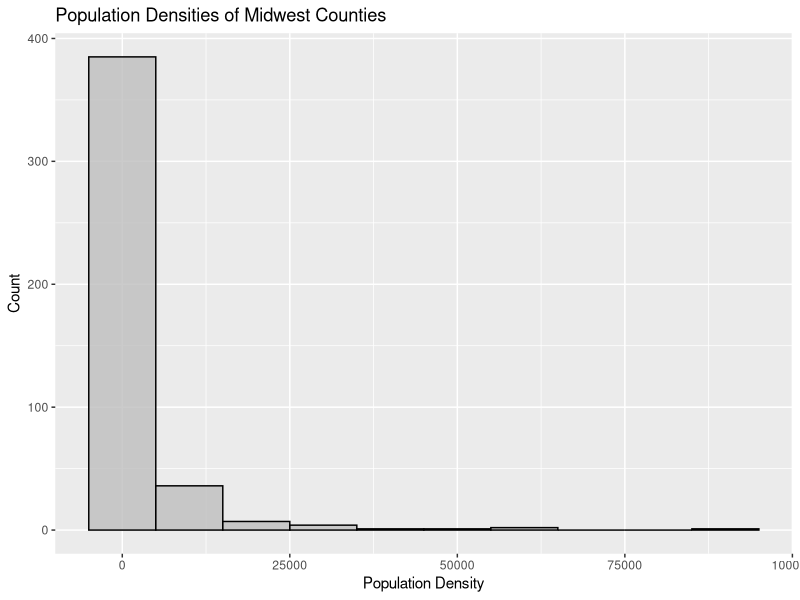
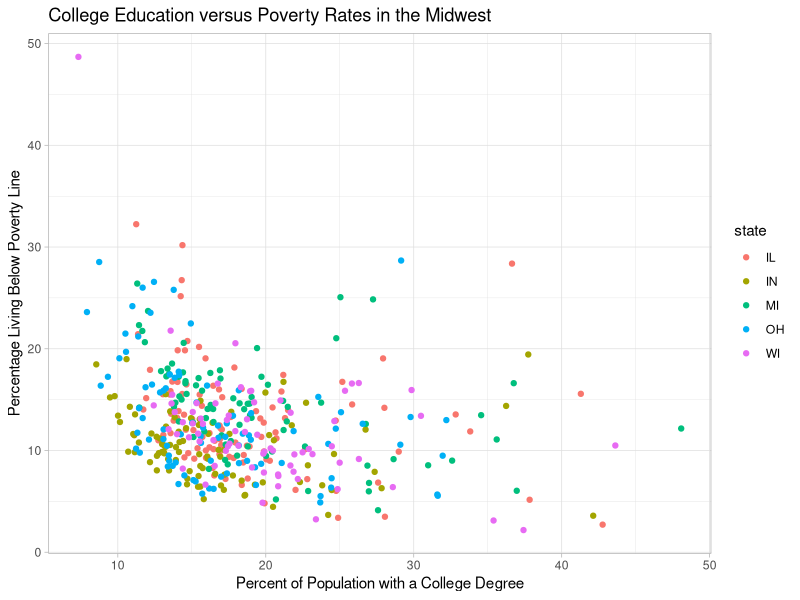

R code for these plots, in order:
## ---- chunk 1
#| label: load-packages
#| message: false

library(tidyverse)
library(viridis)
## ---- chunk 2
ggplot(midwest, mapping = aes(x = popdensity)) + 
  geom_histogram(binwidth = 10000, alpha = 0.8, color = "black", 
                 fill = "grey") +
  labs(x = "Population Density", y = "Count", title = 
         "Population Densities of Midwest Counties")
## ---- chunk 3
ggplot(midwest, mapping = aes(x = percollege, y = percbelowpoverty, 
                              color = state)) +
  geom_point() + 
  labs(x = "Percent of Population with a College Degree", 
       y = "Percentage Living Below Poverty Line", 
       title = "College Education versus Poverty Rates in the Midwest",
       fill = "State") +
  theme_light()
